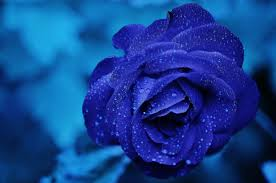
#> input picture OpenCV/Image Files/Flower.jpg, 276 x 183 px, found by its file name
$ python Opencv02.py
#> lines starting #> are read from the running program, lines starting #| are printed output that depends on the picture
''' Viewing and writing Image using matplotlib '''

# Import libraries
import numpy as np
import cv2
from matplotlib import pyplot as plt
from matplotlib.pyplot import figure
import sys


# Check if the OS is Windows or Linux
if sys.platform == 'win32':
    PATH_sys = 'C:/Users/Joelatech24'
elif sys.platform == 'linux':
    PATH_sys = '/home/rey'

# Read using opencv
img = cv2.imread(PATH_sys + '/Desktop/Mastering-Python/OpenCV/Image Files/Flower.jpg', cv2.IMREAD_GRAYSCALE)
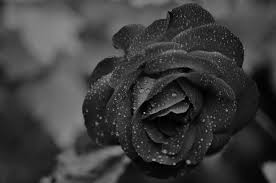
#> img: shape (183, 276); min 0, max 173, mean 60.3

# figure(figsize=(1,1)) would create an inch-by-inch image, which would be 80-by-80 pixels
# unless you also give a different dpi argument.
plt.figure(figsize=(5, 5))

plt.plot([200,300,400],[100,200,300],'c', linewidth=5)

# Print the image using matplotlib
plt.imshow(img ,cmap = 'gray', interpolation = 'bicubic')

plt.xticks([]), plt.yticks([])  # to hide tick values on X and Y axis
# This hides the x and y axis on the matplotlib

plt.show()
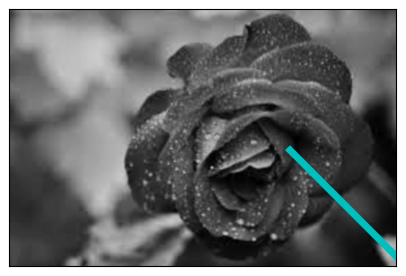
#> figure drawn by matplotlib, 1 panel

$ run again, with OpenCV/Image Files/dave.jpg copied over OpenCV/Image Files/Flower.jpg
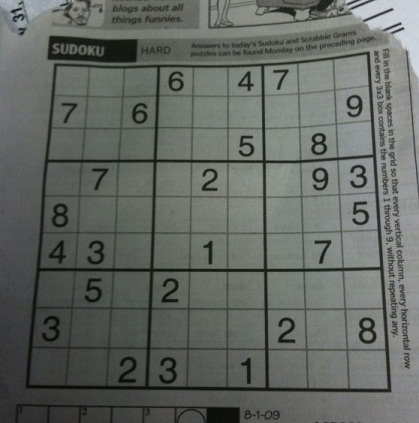
#> input picture OpenCV/Image Files/dave.jpg, 419 x 423 px, found by its file name
#> `plt.show()`:
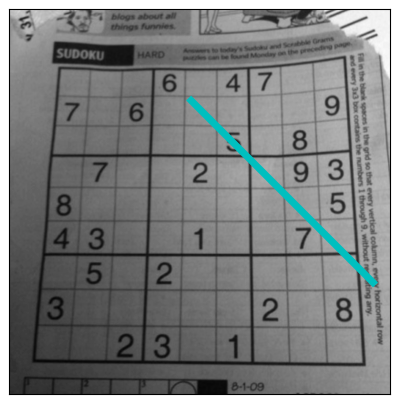
#> figure drawn by matplotlib, 1 panel
